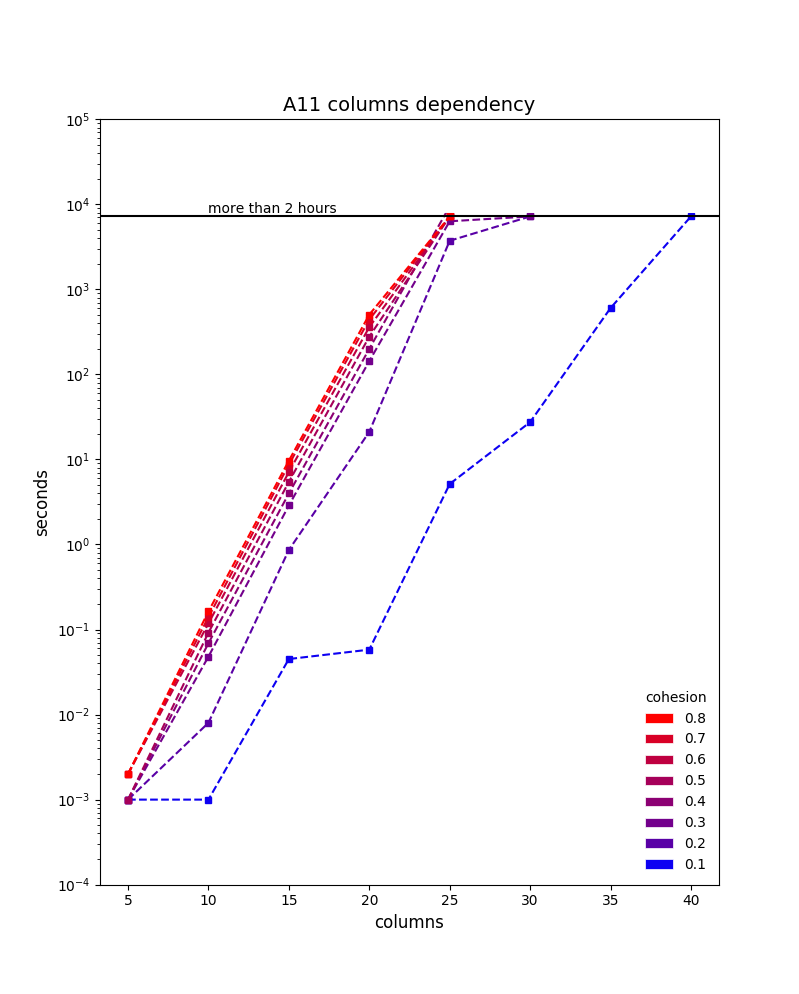

Here is the Python script that generated this plot:
import numpy as np
import matplotlib.pyplot as plt
import matplotlib.patches as mpatches

plt.yscale('log')
plt.ylim(0.0001,100000)

plt.xticks([ 5  ,  10  ,  15  ,  20  ,  25  ,  30  ,  35  ,  40 ],
           ['5' , '10' , '15' , '20' , '25' , '30' , '35' , '40'])

plt.plot([5     , 10    , 15    , 20      , 25       , 30     , 35     , 40       ],
         [0.001 , 0.001 , 0.045 , 0.058   , 5.145    , 27.463 , 602.759, 7200.000 ],
         color='#0d00f2', linestyle='dashed', marker='s',markerfacecolor='#0d00f2', markersize=4)

plt.plot([5     , 10    , 15    , 20      , 25       , 30      ],
         [0.001 , 0.008 , 0.863 , 21.099  , 3729.157 , 7200.000],
         color='#5900a6', linestyle='dashed', marker='s',markerfacecolor='#5900a6', markersize=4)

plt.plot([5     , 10    , 15    , 20      , 25       , 30      ],
         [0.001 , 0.048 , 2.876 , 143.425 , 6320.426 , 7200.000],
         color='#73008c', linestyle='dashed', marker='s',markerfacecolor='#73008c', markersize=4)        

plt.plot([5     , 10    , 15    , 20      , 25       ],
         [0.001 , 0.069 , 3.982 , 199.750 , 9476.553 ],
         color='#8c0073', linestyle='dashed', marker='s',markerfacecolor='#8c0073', markersize=4)         

plt.plot([5     , 10    , 15    , 20      , 25       ],
         [0.001 , 0.092 , 5.447 , 277.855 , 7200.000 ],
         color='#a60059', linestyle='dashed', marker='s',markerfacecolor='#a60059', markersize=4)        

plt.plot([5     , 10    , 15    , 20      , 25       ],
         [0.002 , 0.118 , 7.104 , 359.868 , 7200.000 ],
         color='#bf0040', linestyle='dashed', marker='s',markerfacecolor='#bf0040', markersize=4)        

plt.plot([5     , 10    , 15    , 20      , 25       ],
         [0.002 , 0.140 , 8.699 , 441.354 , 7200.000 ],
         color='#d90026', linestyle='dashed', marker='s',markerfacecolor='#d90026', markersize=4)       

plt.plot([5     , 10    , 15    , 20      , 25       ],
         [0.002 , 0.163 , 9.668 , 503.923 , 7200.000 ],
         color='#ff0000', linestyle='dashed', marker='s',markerfacecolor='#ff0000', markersize=4)

plt.plot([20       , 40      ],
         [9476.553 , 9476.553],
                color='#ffffff', linestyle='-', marker='s',markerfacecolor='#ffffff', markersize = 2, linewidth = 10)

#plt.plot([5     , 10    , 15    , 20      , 25       ],
#         [0.001 , 0.001 , 0.063 , 18.917  , 4931.100 ],
#         color='#3300cc', linestyle='dashed', marker='s',markerfacecolor='#3300cc', markersize=4)

plt.axhline(7200.000, color='black')

plt.text(10, 8000.000, 'more than 2 hours')

plt.title('A11 columns dependency', fontsize=14)
plt.xlabel('columns', fontsize=12)
plt.ylabel('seconds', fontsize=12)

c1 = mpatches.Patch(facecolor='#0d00f2', label = '0.1', linewidth = 0.5, edgecolor = 'white')
c2 = mpatches.Patch(facecolor='#5900a6', label = '0.2', linewidth = 0.5, edgecolor = 'white')
c3 = mpatches.Patch(facecolor='#73008c', label = '0.3', linewidth = 0.5, edgecolor = 'white')
c4 = mpatches.Patch(facecolor='#8c0073', label = '0.4', linewidth = 0.5, edgecolor = 'white')
c5 = mpatches.Patch(facecolor='#a60059', label = '0.5', linewidth = 0.5, edgecolor = 'white')
c6 = mpatches.Patch(facecolor='#bf0040', label = '0.6', linewidth = 0.5, edgecolor = 'white')
c7 = mpatches.Patch(facecolor='#d90026', label = '0.7', linewidth = 0.5, edgecolor = 'white')
c8 = mpatches.Patch(facecolor='#ff0000', label = '0.8', linewidth = 0.5, edgecolor = 'white')

legend = plt.legend(handles=[c8,c7,c6,c5,c4,c3,c2,c1], title = 'cohesion', loc = 4, fontsize = 10, fancybox = True)

frame = legend.get_frame() #sets up for color, edge, and transparency
frame.set_facecolor('white') #color of legend
frame.set_edgecolor('white') #edge color of legend
frame.set_alpha(1) #deals with transparency

plt.show()
